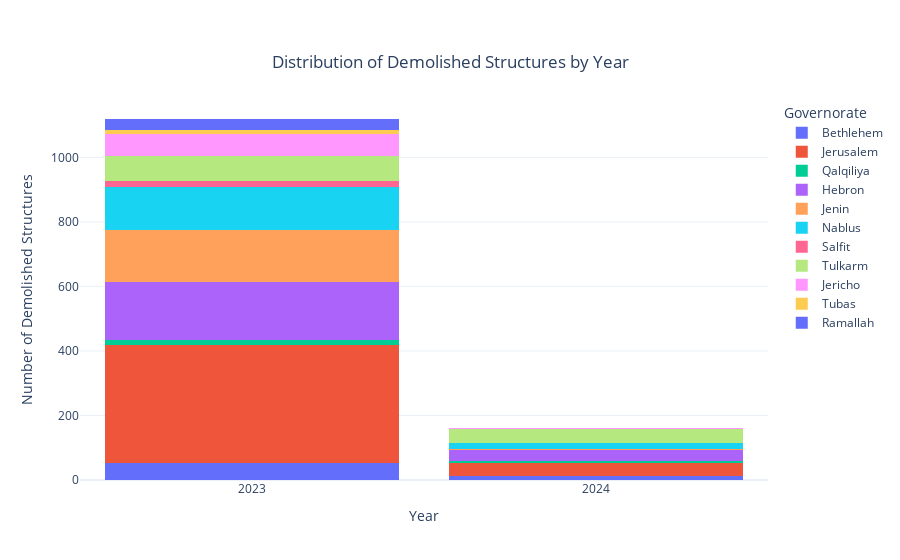

Notebook code cell kept with this figure:
### Code cell
import plotly.express as px

fig = px.histogram(idps_by_year, x='Year', y='Demolished Structures',
                   nbins=len(idps_by_year['Year'].unique()),  # Number of bins equals the number of unique years
                   title='Distribution of Demolished Structures by Year',
                   labels={'Demolished Structures': 'Number of Demolished Structures', 'Year': 'Year'},
                   color='Governorate',  # Color by governorate
                   barmode='stack')  # Stack bars by governorate

fig.update_layout(
    xaxis_title="Year",
    yaxis_title="Number of Demolished Structures",
    template="plotly_white",
    bargap=0.05,  # Reduce the gap between bars for better width
    bargroupgap=0.1,  # Slightly adjust gap between groups (if using grouped bars)
    title={
        'text': "Distribution of Demolished Structures by Year",
        'y':0.9,
        'x':0.5,
        'xanchor': 'center',
        'yanchor': 'top'
    },
    xaxis=dict(
        tickmode='linear',
        tick0=1,
        dtick=1  # Ensure each year is displayed on the x-axis
    )
)

# Show the interactive plot
fig.show()

### Figure 1 — Plotly figure (JSON) as saved in the notebook; plotly's stock layout.template omitted (floating-point values rounded to 4 significant figures)
{"data": [{"alignmentgroup": "True", "bingroup": "x", "histfunc": "sum", "hovertemplate": "Governorate=Bethlehem<br>Year=%{x}<br>sum of Number of Demolished Structures=%{y}<extra></extra>", "legendgroup": "Bethlehem", "marker": {"color": "#636efa", "pattern": {"shape": ""}}, "name": "Bethlehem", "nbinsx": 2, "offsetgroup": "Bethlehem", "orientation": "v", "showlegend": true, "type": "histogram", "x": [2024, 2023], "xaxis": "x", "y": [11, 54], "yaxis": "y"}, {"alignmentgroup": "True", "bingroup": "x", "histfunc": "sum", "hovertemplate": "Governorate=Jerusalem<br>Year=%{x}<br>sum of Number of Demolished Structures=%{y}<extra></extra>", "legendgroup": "Jerusalem", "marker": {"color": "#EF553B", "pattern": {"shape": ""}}, "name": "Jerusalem", "nbinsx": 2, "offsetgroup": "Jerusalem", "orientation": "v", "showlegend": true, "type": "histogram", "x": [2024, 2023], "xaxis": "x", "y": [41, 364], "yaxis": "y"}, {"alignmentgroup": "True", "bingroup": "x", "histfunc": "sum", "hovertemplate": "Governorate=Qalqiliya<br>Year=%{x}<br>sum of Number of Demolished Structures=%{y}<extra></extra>", "legendgroup": "Qalqiliya", "marker": {"color": "#00cc96", "pattern": {"shape": ""}}, "name": "Qalqiliya", "nbinsx": 2, "offsetgroup": "Qalqiliya", "orientation": "v", "showlegend": true, "type": "histogram", "x": [2024, 2023], "xaxis": "x", "y": [8, 17], "yaxis": "y"}, {"alignmentgroup": "True", "bingroup": "x", "histfunc": "sum", "hovertemplate": "Governorate=Hebron<br>Year=%{x}<br>sum of Number of Demolished Structures=%{y}<extra></extra>", "legendgroup": "Hebron", "marker": {"color": "#ab63fa", "pattern": {"shape": ""}}, "name": "Hebron", "nbinsx": 2, "offsetgroup": "Hebron", "orientation": "v", "showlegend": true, "type": "histogram", "x": [2024, 2023], "xaxis": "x", "y": [33, 179], "yaxis": "y"}, {"alignmentgroup": "True", "bingroup": "x", "histfunc": "sum", "hovertemplate": "Governorate=Jenin<br>Year=%{x}<br>sum of Number of Demolished Structures=%{y}<extra></extra>", "legendgroup": "Jenin", "marker": {"color": "#FFA15A", "pattern": {"shape": ""}}, "name": "Jenin", "nbinsx": 2, "offsetgroup": "Jenin", "orientation": "v", "showlegend": true, "type": "histogram", "x": [2024, 2023], "xaxis": "x", "y": [2, 161], "yaxis": "y"}, {"alignmentgroup": "True", "bingroup": "x", "histfunc": "sum", "hovertemplate": "Governorate=Nablus<br>Year=%{x}<br>sum of Number of Demolished Structures=%{y}<extra></extra>", "legendgroup": "Nablus", "marker": {"color": "#19d3f3", "pattern": {"shape": ""}}, "name": "Nablus", "nbinsx": 2, "offsetgroup": "Nablus", "orientation": "v", "showlegend": true, "type": "histogram", "x": [2024, 2023], "xaxis": "x", "y": [19, 133], "yaxis": "y"}, {"alignmentgroup": "True", "bingroup": "x", "histfunc": "sum", "hovertemplate": "Governorate=Salfit<br>Year=%{x}<br>sum of Number of Demolished Structures=%{y}<extra></extra>", "legendgroup": "Salfit", "marker": {"color": "#FF6692", "pattern": {"shape": ""}}, "name": "Salfit", "nbinsx": 2, "offsetgroup": "Salfit", "orientation": "v", "showlegend": true, "type": "histogram", "x": [2024, 2023], "xaxis": "x", "y": [2, 18], "yaxis": "y"}, {"alignmentgroup": "True", "bingroup": "x", "histfunc": "sum", "hovertemplate": "Governorate=Tulkarm<br>Year=%{x}<br>sum of Number of Demolished Structures=%{y}<extra></extra>", "legendgroup": "Tulkarm", "marker": {"color": "#B6E880", "pattern": {"shape": ""}}, "name": "Tulkarm", "nbinsx": 2, "offsetgroup": "Tulkarm", "orientation": "v", "showlegend": true, "type": "histogram", "x": [2024, 2023], "xaxis": "x", "y": [41, 78], "yaxis": "y"}, {"alignmentgroup": "True", "bingroup": "x", "histfunc": "sum", "hovertemplate": "Governorate=Jericho<br>Year=%{x}<br>sum of Number of Demolished Structures=%{y}<extra></extra>", "legendgroup": "Jericho", "marker": {"color": "#FF97FF", "pattern": {"shape": ""}}, "name": "Jericho", "nbinsx": 2, "offsetgroup": "Jericho", "orientation": "v", "showlegend": true, "type": "histogram", "x": [2024, 2023], "xaxis": "x", "y": [4, 68], "yaxis": "y"}, {"alignmentgroup": "True", "bingroup": "x", "histfunc": "sum", "hovertemplate": "Governorate=Tubas<br>Year=%{x}<br>sum of Number of Demolished Structures=%{y}<extra></extra>", "legendgroup": "Tubas", "marker": {"color": "#FECB52", "pattern": {"shape": ""}}, "name": "Tubas", "nbinsx": 2, "offsetgroup": "Tubas", "orientation": "v", "showlegend": true, "type": "histogram", "x": [2023], "xaxis": "x", "y": [12], "yaxis": "y"}, {"alignmentgroup": "True", "bingroup": "x", "histfunc": "sum", "hovertemplate": "Governorate=Ramallah<br>Year=%{x}<br>sum of Number of Demolished Structures=%{y}<extra></extra>", "legendgroup": "Ramallah", "marker": {"color": "#636efa", "pattern": {"shape": ""}}, "name": "Ramallah", "nbinsx": 2, "offsetgroup": "Ramallah", "orientation": "v", "showlegend": true, "type": "histogram", "x": [2023], "xaxis": "x", "y": [35], "yaxis": "y"}], "layout": {"bargap": 0.05, "bargroupgap": 0.1, "barmode": "stack", "legend": {"title": {"text": "Governorate"}, "tracegroupgap": 0}, "title": {"text": "Distribution of Demolished Structures by Year", "x": 0.5, "xanchor": "center", "y": 0.9, "yanchor": "top"}, "xaxis": {"anchor": "y", "domain": [0, 1], "dtick": 1, "tick0": 1, "tickmode": "linear", "title": {"text": "Year"}}, "yaxis": {"anchor": "x", "domain": [0, 1], "title": {"text": "Number of Demolished Structures"}}}}
